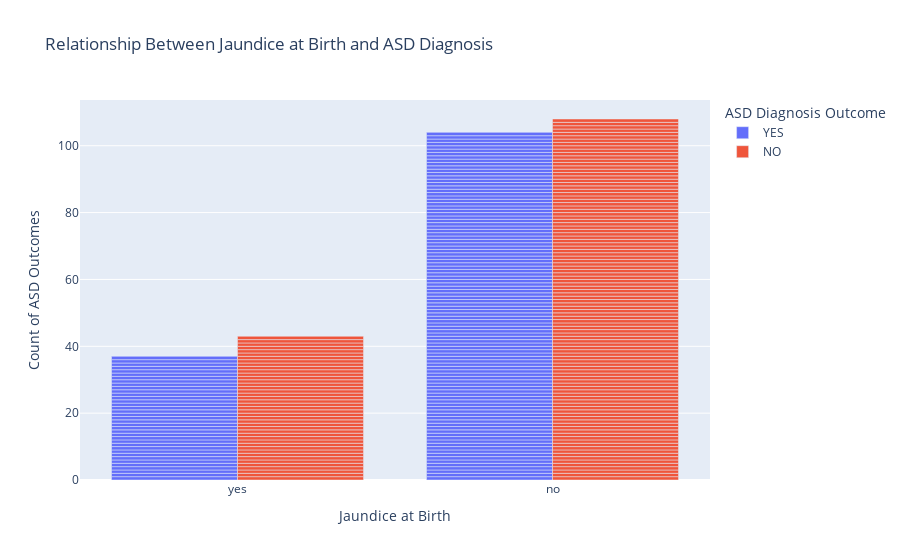

Notebook cell for this chart:
### Markdown cell above
## How does the presence of jaundice at birth relate to ASD diagnosis?

### Code cell
# Create a grouped bar chart to visualize the relationship between jaundice and ASD outcomes
fig = px.bar(autism_df, x='jundice', color='ASD', barmode='group',
             title='Relationship Between Jaundice at Birth and ASD Diagnosis',
             labels={'jundice': 'Jaundice at Birth', 'ASD': 'ASD Diagnosis Outcome'},
             category_orders={"jundice": ["yes", "no"], "ASD": ["YES", "NO"]})  # Ensure consistent order

fig.update_layout(
    xaxis_title='Jaundice at Birth',
    yaxis_title='Count of ASD Outcomes',
    legend_title="ASD Diagnosis Outcome"
)
fig.show()

### Figure 1 — Plotly figure (JSON) as saved in the notebook; plotly's stock layout.template omitted (floating-point values rounded to 4 significant figures; data arrays with more than 128 entries replaced by an {"elided": "..."} marker saying what was removed)
{"data": [{"alignmentgroup": "True", "hovertemplate": "ASD Diagnosis Outcome=YES<br>Jaundice at Birth=%{x}<br>count=%{y}<extra></extra>", "legendgroup": "YES", "marker": {"color": "#636efa", "pattern": {"shape": ""}}, "name": "YES", "offsetgroup": "YES", "orientation": "v", "showlegend": true, "textposition": "auto", "type": "bar", "x": {"elided": "141 str values"}, "xaxis": "x", "y": {"elided": "141 int values"}, "yaxis": "y"}, {"alignmentgroup": "True", "hovertemplate": "ASD Diagnosis Outcome=NO<br>Jaundice at Birth=%{x}<br>count=%{y}<extra></extra>", "legendgroup": "NO", "marker": {"color": "#EF553B", "pattern": {"shape": ""}}, "name": "NO", "offsetgroup": "NO", "orientation": "v", "showlegend": true, "textposition": "auto", "type": "bar", "x": {"elided": "151 str values"}, "xaxis": "x", "y": {"elided": "151 int values"}, "yaxis": "y"}], "layout": {"barmode": "group", "legend": {"title": {"text": "ASD Diagnosis Outcome"}, "tracegroupgap": 0}, "title": {"text": "Relationship Between Jaundice at Birth and ASD Diagnosis"}, "xaxis": {"anchor": "y", "categoryarray": ["yes", "no"], "categoryorder": "array", "domain": [0, 1], "title": {"text": "Jaundice at Birth"}}, "yaxis": {"anchor": "x", "domain": [0, 1], "title": {"text": "Count of ASD Outcomes"}}}}
